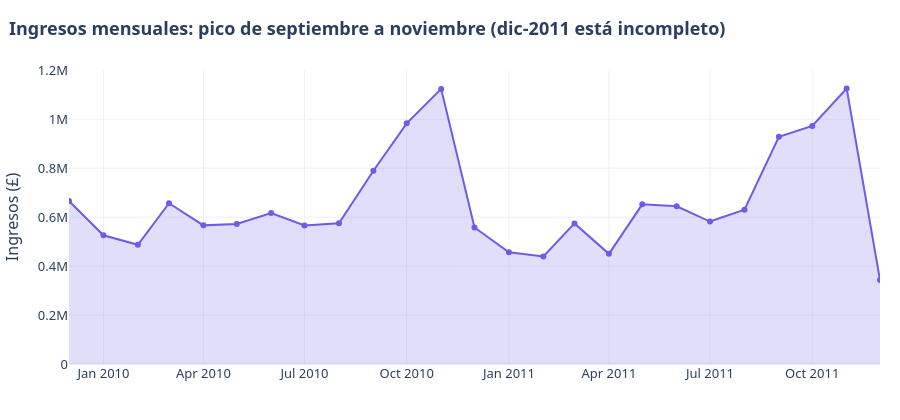

The notebook cell this image was saved under:
### Markdown cell above
## 5 · Exploración visual de las ventas

### Code cell
# Ingresos mensuales
limpio["Mes"] = limpio["InvoiceDate"].dt.to_period("M").dt.to_timestamp()
mensual = limpio.groupby("Mes").agg(Ingresos=("Ingreso", "sum"), Facturas=("Invoice", "nunique")).reset_index()

fig = px.area(mensual, x="Mes", y="Ingresos", markers=True)
fig.update_traces(line_color="#6C5CE7", fillcolor="rgba(108,92,231,0.2)")
fig.update_layout(yaxis_title="Ingresos (£)", xaxis_title="")
estilo(fig, "Ingresos mensuales: pico de septiembre a noviembre (dic-2011 está incompleto)", 420).show()

### Figure 1 — Plotly figure (JSON) as saved in the notebook; plotly's stock layout.template omitted (floating-point values rounded to 4 significant figures)
{"data": [{"fillcolor": "rgba(108,92,231,0.2)", "fillpattern": {"shape": ""}, "hovertemplate": "Mes=%{x}<br>Ingresos=%{y}<extra></extra>", "legendgroup": "", "line": {"color": "#6C5CE7"}, "marker": {"symbol": "circle"}, "mode": "lines+markers", "name": "", "orientation": "v", "showlegend": false, "stackgroup": "1", "type": "scatter", "x": ["2009-12-01T00:00:00.000000", "2010-01-01T00:00:00.000000", "2010-02-01T00:00:00.000000", "2010-03-01T00:00:00.000000", "2010-04-01T00:00:00.000000", "2010-05-01T00:00:00.000000", "2010-06-01T00:00:00.000000", "2010-07-01T00:00:00.000000", "2010-08-01T00:00:00.000000", "2010-09-01T00:00:00.000000", "2010-10-01T00:00:00.000000", "2010-11-01T00:00:00.000000", "2010-12-01T00:00:00.000000", "2011-01-01T00:00:00.000000", "2011-02-01T00:00:00.000000", "2011-03-01T00:00:00.000000", "2011-04-01T00:00:00.000000", "2011-05-01T00:00:00.000000", "2011-06-01T00:00:00.000000", "2011-07-01T00:00:00.000000", "2011-08-01T00:00:00.000000", "2011-09-01T00:00:00.000000", "2011-10-01T00:00:00.000000", "2011-11-01T00:00:00.000000", "2011-12-01T00:00:00.000000"], "xaxis": "x", "y": [665900.0, 525900.0, 487200.0, 656800.0, 566500.0, 572100.0, 617100.0, 566300.0, 575200.0, 789500.0, 983300.0, 1124000.0, 558000.0, 456900.0, 439100.0, 574600.0, 450000.0, 652300.0, 644400.0, 582100.0, 630600.0, 928500.0, 972700.0, 1126000.0, 342700.0], "yaxis": "y"}], "layout": {"font": {"family": "Segoe UI, Arial", "size": 13}, "height": 420, "legend": {"title": {"text": ""}, "tracegroupgap": 0}, "margin": {"b": 40, "l": 40, "r": 20, "t": 70}, "title": {"text": "<b>Ingresos mensuales: pico de septiembre a noviembre (dic-2011 está incompleto)</b>", "x": 0.01}, "xaxis": {"anchor": "y", "domain": [0.0, 1.0], "title": {"text": ""}}, "yaxis": {"anchor": "x", "domain": [0.0, 1.0], "title": {"text": "Ingresos (£)"}}}}
